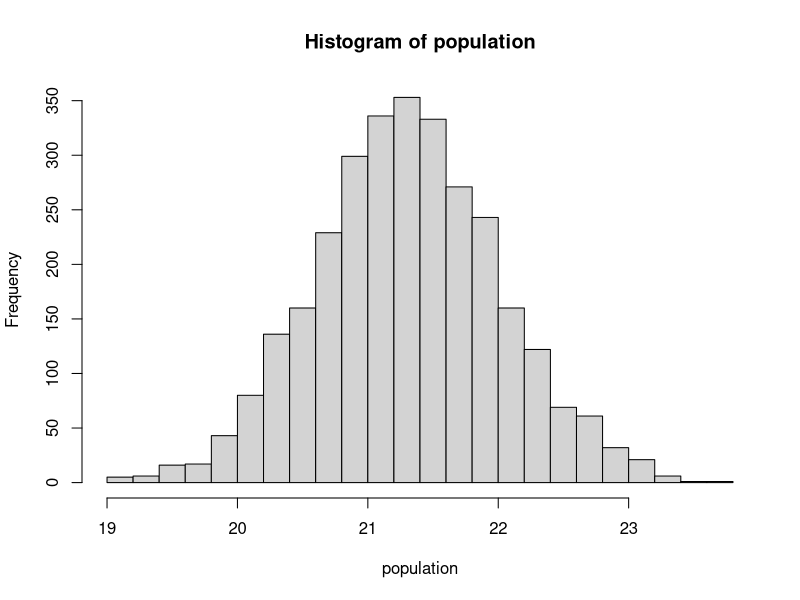
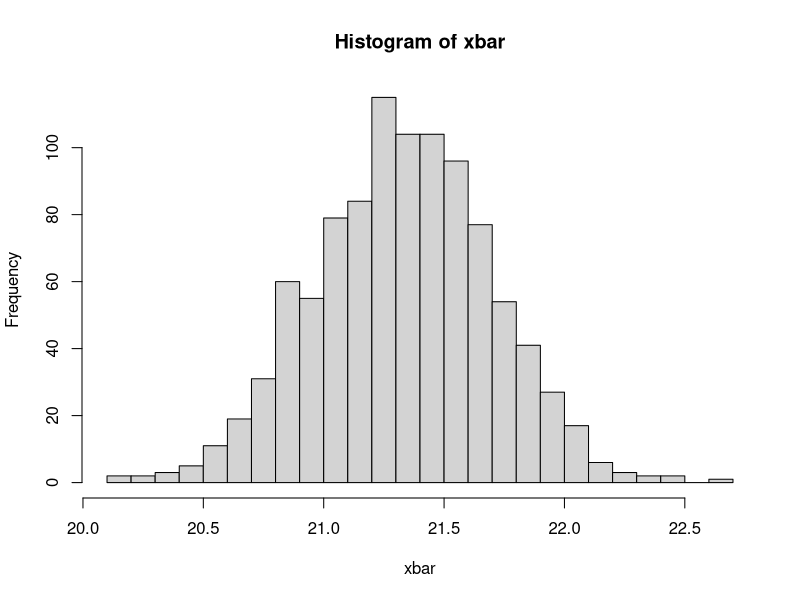
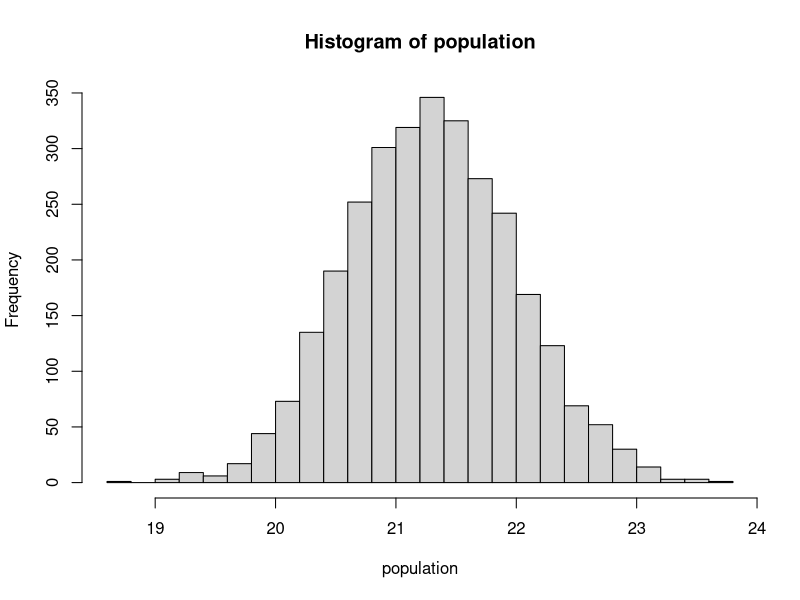
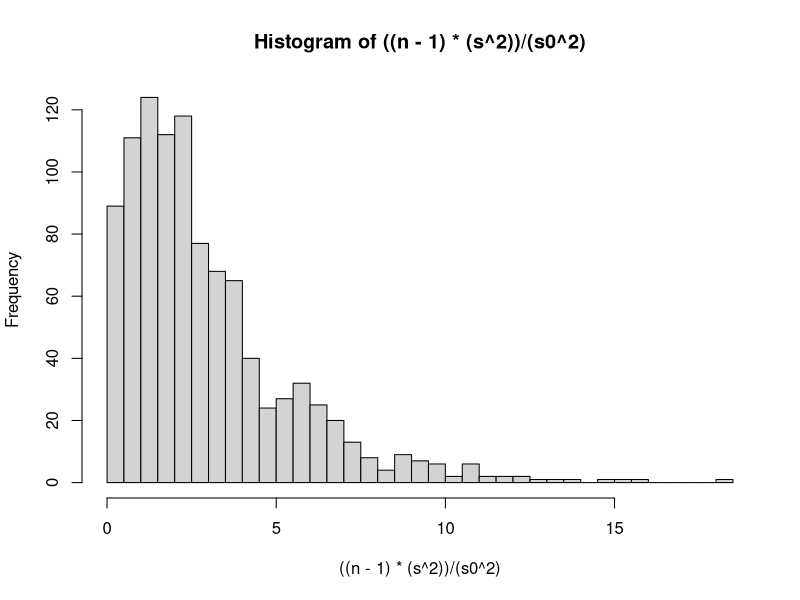

Write R code to recreate these figures, in order.
# This program creates a simulation of a sample and its confidence interval of population mean and standard deviation are compared with the theoretical values
# Confidence interval for population mean
xb0 =21.3
s0 = 0.7
n=4
alpha = 0.05
ns = 1000
population = rnorm(3000,mean=xb0,sd=s0)
hist(population,breaks= 30)
     
xbar = rep(0,ns)
for(i in 1:ns) xbar[i] = mean(sample(population,n))
hist(xbar,breaks=30)

left = round(ns*alpha/2); right = round(ns*(1-alpha/2))
xbar.sorted = sort(xbar,method="quick")
cat("Simulation: ", xbar.sorted[left]," < mu < ", xbar.sorted[right])

#Theoretical result for comparison
E = qnorm(1-alpha/2)*s0/sqrt(n)
cat("Theoretical: ", xb0-E, " < mu < ", xb0+E)

# Confidence interval for population sd
xb0 =21.3
s0 = 0.7
n=4
df=n-1
alpha = 0.05
ns = 1000
population = rnorm(3000,mean=xb0,sd=s0)
hist(population,breaks= 30)

s = rep(0,ns)
for(i in 1:ns) s[i] = sd(sample(population,n))
hist(((n-1)*(s^2))/(s0^2),breaks=30)
left = round(ns*(alpha/2)); right = round(ns*(1-alpha/2))
s.sorted = sort(s,method="quick")
chisqleft = s0^2/(s.sorted[left])
chisqright = s0^2/(s.sorted[right])
cat("Simulation: ", chisqright," < sigma < ", chisqleft)

#Theoretical result for comparision
theochisqleft = qchisq(alpha/2,df)
theochisqright = qchisq(1-alpha/2,df)
theosigmaleft = s0*sqrt((n-1)/theochisqleft)
theosigmaright = s0*sqrt((n-1)/theochisqright)
cat("Theoretical: ", theosigmaright, " < sigma < ", theosigmaleft)

